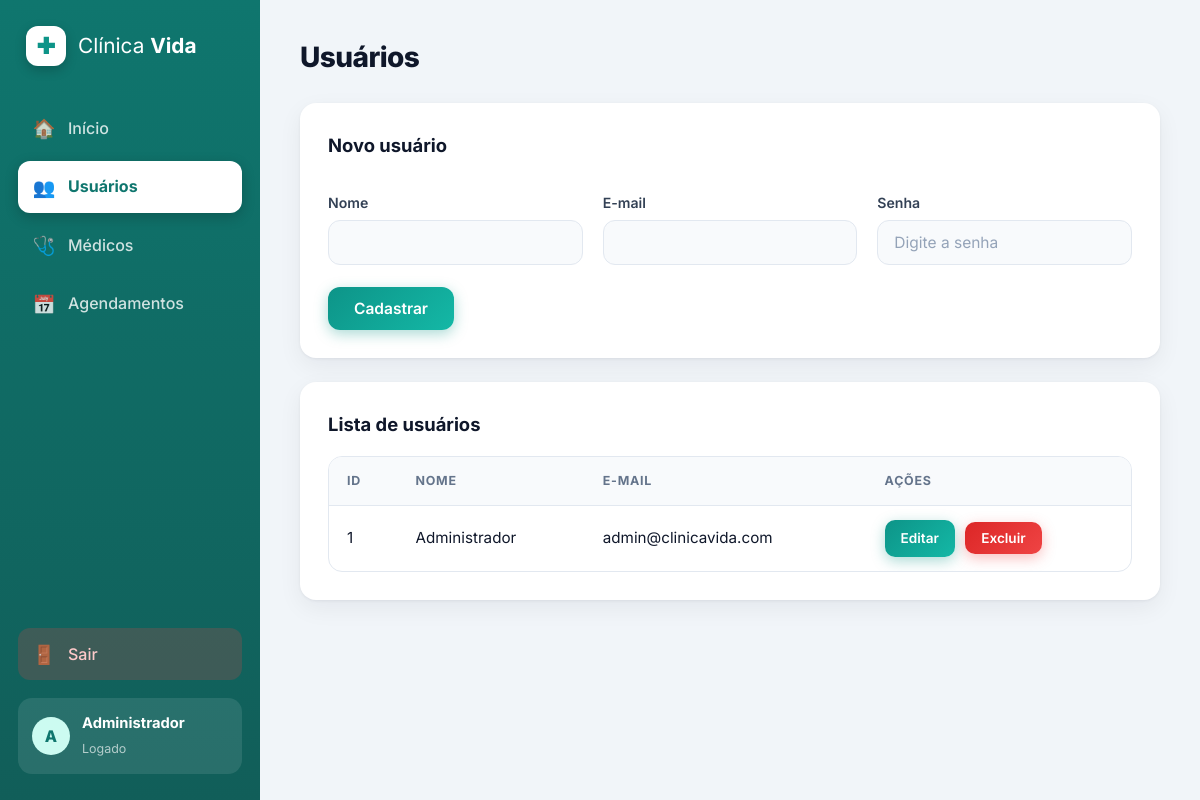
/usuarios (signed in), run on the app's committed database.
### tables this page shows
CREATE TABLE usuarios (
            id INTEGER PRIMARY KEY AUTOINCREMENT,
            nome TEXT NOT NULL,
            email TEXT NOT NULL UNIQUE,
            senha TEXT NOT NULL
        );

### app.py (the view, shortened to what this page needs)
@app.route("/usuarios", methods=["GET", "POST"])
@login_required
def usuarios():
    conn = get_db()
    lista = conn.execute("SELECT * FROM usuarios ORDER BY nome").fetchall()
    conn.close()
    return render_template("usuarios.html", usuarios=lista, editando=None)

### app.py (called while the page is built)
def get_db():
    conn = sqlite3.connect(DB)
    conn.row_factory = sqlite3.Row
    return conn

def login_required(f):
    @wraps(f)
    def decorada(*args, **kwargs):
        if "usuario_id" not in session:
            flash("Faça login para acessar esta página.", "erro")
            return redirect(url_for("login"))
        return f(*args, **kwargs)
    return decorada

### templates/usuarios.html (shortened to what this page needs)
{% extends "base.html" %}
{% block conteudo %}
    <h1>Usuários</h1>
    <section class="painel-box">
        <h2>{{ 'Editar usuário' if editando else 'Novo usuário' }}</h2>
        <form method="POST"
              action="{{ url_for('editar_usuario', id=editando['id']) if editando else url_for('usuarios') }}">
            <div class="grade-form">
                <div>
                    <label for="nome">Nome</label>
                    <input type="text" id="nome" name="nome" value="{{ editando['nome'] if editando else '' }}" required>
                </div>
                <div>
                    <label for="email">E-mail</label>
                    <input type="email" id="email" name="email" value="{{ editando['email'] if editando else '' }}" required>
                </div>
                <div>
                    <label for="senha">Senha</label>
                    <input type="password" id="senha" name="senha"
                           placeholder="{{ 'Deixe em branco para manter' if editando else 'Digite a senha' }}"
                           {{ '' if editando else 'required' }}>
                </div>
            </div>
            <button type="submit" class="btn">{{ 'Salvar alterações' if editando else 'Cadastrar' }}</button>
        </form>
    </section>
    <section class="painel-box">
        <h2>Lista de usuários</h2>
        <div class="tabela-wrap">
            <table>
                <thead>
                    <tr><th>ID</th><th>Nome</th><th>E-mail</th><th>Ações</th></tr>
                </thead>
                <tbody>
                    {% for u in usuarios %}
                    <tr>
                        <td>{{ u['id'] }}</td>
                        <td>{{ u['nome'] }}</td>
                        <td>{{ u['email'] }}</td>
                        <td class="acoes">
                            <a href="{{ url_for('editar_usuario', id=u['id']) }}" class="btn btn-pequeno">Editar</a>
                            <form method="POST" action="{{ url_for('excluir_usuario', id=u['id']) }}"
                                  onsubmit="return confirm('Deseja realmente excluir este usuário?');">
                                <button type="submit" class="btn btn-pequeno btn-perigo">Excluir</button>
                            </form>
                        </td>
                    </tr>
                    {% else %}
                    <tr><td colspan="4" class="vazio">Nenhum usuário cadastrado.</td></tr>
                    {% endfor %}
                </tbody>
            </table>
        </div>
    </section>
{% endblock %}

### templates/base.html (shortened to what this page needs)
<!DOCTYPE html>
<html lang="pt-BR">
<head>
    <link rel="stylesheet" href="{{ url_for('static', filename='style.css') }}">
</head>
<body>
    <div class="layout">
        <aside class="sidebar">
            <a class="logo" href="{{ url_for('painel') }}">
                <span class="logo-icone">✚</span>
                <span>Clínica <strong>Vida</strong></span>
            </a>
            <nav class="menu">
                <a href="{{ url_for('painel') }}" class="{{ 'ativo' if request.endpoint == 'painel' }}">
                    <span class="ico">🏠</span> Início
                </a>
                <a href="{{ url_for('usuarios') }}" class="{{ 'ativo' if request.endpoint in ['usuarios', 'editar_usuario'] }}">
                    <span class="ico">👥</span> Usuários
                </a>
                <a href="{{ url_for('medicos') }}" class="{{ 'ativo' if request.endpoint in ['medicos', 'editar_medico'] }}">
                    <span class="ico">🩺</span> Médicos
                </a>
                <a href="{{ url_for('agendamentos') }}" class="{{ 'ativo' if request.endpoint == 'agendamentos' }}">
                    <span class="ico">📅</span> Agendamentos
                </a>
                <a href="{{ url_for('sair') }}" class="sair">
                    <span class="ico">🚪</span> Sair
                </a>
            </nav>
            <div class="usuario-box">
                <div class="avatar">{{ session['usuario_nome'][0]|upper }}</div>
                <div>
                    <strong>{{ session['usuario_nome'] }}</strong>
                    <small>Logado</small>
                </div>
            </div>
        </aside>
        <main class="conteudo">
            {% block conteudo %}{% endblock %}
        </main>
    </div>
</body>
</html>

### data on the page
usuarios: usuario_nome "Administrador", id "1", nome "Administrador", email "admin@clinicavida.com"

### other printed values
{{ session['usuario_nome'][0]|upper }} "A"
{{ 'Editar usuário' if editando else 'Novo usuário' }} "Novo usuário"
{{ 'Salvar alterações' if editando else 'Cadastrar' }} "Cadastrar"
